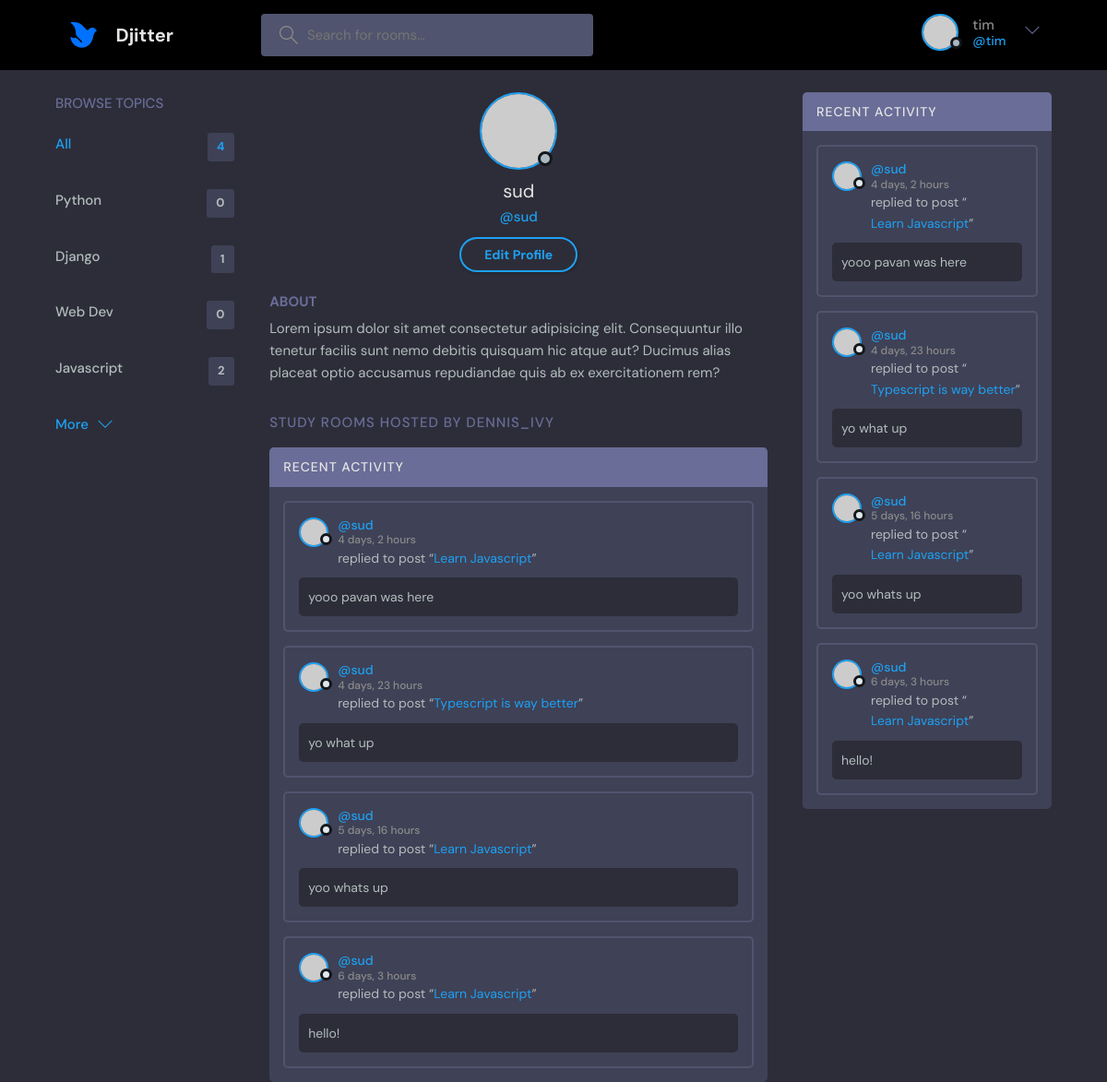
Page /profile/1 (signed in) on the committed database.
### base/models.py (models this page shows, shortened)
class Topic(models.Model):
    name = models.CharField(max_length=200)

class Message(models.Model):
    user = models.ForeignKey(
        User, on_delete=models.CASCADE
    )  # on_delete=models.CASCADE means if the user is deleted, delete all messages by the user
    room = models.ForeignKey(Room, on_delete=models.CASCADE)
    body = models.TextField()
    updated = models.DateTimeField(auto_now=True)
    created = models.DateTimeField(auto_now_add=True)
    class Meta:
        ordering = ['-updated', '-created']

class Room(models.Model):
    host = models.ForeignKey(User, on_delete=models.SET_NULL, null=True)
    topic = models.ForeignKey(
        Topic, on_delete=models.SET_NULL, null=True
    )  # Topic would need to be enclosed in quotes if class Topic was below class Room
    name = models.CharField(max_length=200)
    description = models.TextField(null=True, blank=True)
    participants = models.ManyToManyField(
        User, related_name='participants', blank=True
    )  # related_name allows us to access participants from User model
    updated = models.DateTimeField(auto_now=True)
    created = models.DateTimeField(auto_now_add=True)
    class Meta:
        ordering = ['-updated', '-created'] # '-' means descending so newest is at the top
    def __str__(self):
        return self.name

### base/views.py (the view)
# urls.py: path('profile/<str:pk>', views.userProfile, name='user-profile'),
def userProfile(request, pk):
    user = User.objects.get(id=pk)
    rooms = user.room_set.all()
    room_messages = user.message_set.all()
    topics = Topic.objects.all()
    context = {"user": user, "rooms": rooms, "room_messages": room_messages, "topics": topics}
    return render(request, "base/profile.html", context)

### base/templates/base/profile.html
{% extends 'main.html' %} {% block content %}
  <main class="profile-page layout layout--3">
    <div class="container">
      <div>{% include 'base/topics_component.html' %}</div>
      <div class="roomList">
        <div class="profile">
          <div class="profile__avatar">
            <div class="avatar avatar--large active">
              <img src="https://randomuser.me/api/portraits/men/11.jpg" />
            </div>
          </div>
          <div class="profile__info">
            <h3>{{user.username}}</h3>
            <p>@{{user.username}}</p>
            <a href="edit-user.html" class="btn btn--main btn--pill">Edit Profile</a>
          </div>
          <div class="profile__about">
            <h3>About</h3>
            <p>
              Lorem ipsum dolor sit amet consectetur adipisicing elit. Consequuntur illo tenetur
              facilis sunt nemo debitis quisquam hic atque aut? Ducimus alias placeat optio
              accusamus repudiandae quis ab ex exercitationem rem?
            </p>
          </div>
        </div>
        <div class="roomList__header">
          <div>
            <h2>Study Rooms Hosted by dennis_ivy</a>
            </h2>
          </div>
        </div>
        {% include 'base/activity_component.html' %}
      </div>
      {% include 'base/activity_component.html' %}
    </div>
  </main>
{% endblock content %}

### templates/navbar.html (shortened to what this page needs)
{% load static %}
<header class="header header--loggedIn">
  <div class="container">
    <a href="{% url 'home' %}" class="header__logo">
      <img src="{% static 'images/logo.png' %}" />
      <h1>Djitter</h1>
    </a>
    <form class="header__search" method="GET" action="{% url 'home' %}">
      <label>
        <input name = "q" placeholder="Search for rooms..." />
      </label>
    </form>
    <nav class="header__menu">
      {% if request.user.is_authenticated %}
        <div class="header__user">
          <a href="profile.html">
            <div class="avatar avatar--medium active">
              <img src="https://randomuser.me/api/portraits/men/37.jpg" />
            </div>
            <p>{{ request.user.username }} <span>@{{ request.user.username }}</span></p>
          </a>
          <button class="dropdown-button">
            <svg
              version="1.1"
              xmlns="http://www.w3.org/2000/svg"
              width="32"
              height="32"
              viewBox="0 0 32 32"
            >
              <title>chevron-down</title>
              <path d="M16 21l-13-13h-3l16 16 16-16h-3l-13 13z"></path>
            </svg>
          </button>
        </div>
        {% else %}
        <a href="{% url 'login' %}">
          <img src="{% static 'images/avatar.svg' %}" />
          <p>Login</p>
        </a>
        {% endif %}
    </nav>
  </div>
</header>

### base/templates/base/topics_component.html
<div class="topics">
  <div class="topics__header">
    <h2>Browse Topics</h2>
  </div>
  <ul class="topics__list">
    <li>
      <a href="{% url 'home' %}" class="active">All <span>{{topics.count}}</span></a>
    </li>
    {% for topic in topics %}
    <li>
      <a href="{% url 'home' %}?q={{topic.name}}">{{topic.name}}<span>{{topic.room_set.all.count}}</span></a>
    </li>
    {% endfor %}
  </ul>
  <a class="btn btn--link" href="topics.html">
    More
    <svg
      version="1.1"
      xmlns="http://www.w3.org/2000/svg"
      width="32"
      height="32"
      viewBox="0 0 32 32"
    >
      <title>chevron-down</title>
      <path d="M16 21l-13-13h-3l16 16 16-16h-3l-13 13z"></path>
    </svg>
  </a>
</div>

### base/templates/base/activity_component.html (shortened to what this page needs)
<div class="activities">
  <div class="activities__header">
    <h2>Recent Activity</h2>
  </div>
  {% for message in room_messages %}
  <div class="activities__box">
    <div class="activities__boxHeader roomListRoom__header">
      <a
        href="{% url 'user-profile' message.user.id %}"
        class="roomListRoom__author"
      >
        <div class="avatar avatar--small">
          <img src="https://randomuser.me/api/portraits/women/11.jpg" />
        </div>
        <p>
          @{{message.user}}
          <span>{{message.created|timesince}}</span>
        </p>
      </a>
    </div>
    <div class="activities__boxContent">
      <p>
        replied to post “<a href="{% url 'room' message.room.id %}">{{message.room}}</a>”
      </p>
      <div class="activities__boxRoomContent">
        {{message.body}}
      </div>
    </div>
  </div>
  {% endfor %}
</div>

### rows in the picture
Topic: name "Python", room_set.all.count "0"
Topic: name "Django", room_set.all.count "1"
Topic: name "Web Dev", room_set.all.count "0"
Topic: name "Javascript", room_set.all.count "2"
Message: user "sud", created "4 days, 2 hours", room "Learn Javascript", body "yooo pavan was here"
Message: user "sud", created "4 days, 23 hours", room "Typescript is way better", body "yo what up"
Message: user "sud", created "5 days, 16 hours", room "Learn Javascript", body "yoo whats up"
Message: user "sud", created "6 days, 3 hours", room "Learn Javascript", body "hello!"

### other values in the picture
{{ request.user.username }} "tim"
{{ topics.count }} "4"
{{ user.username }} "sud"
